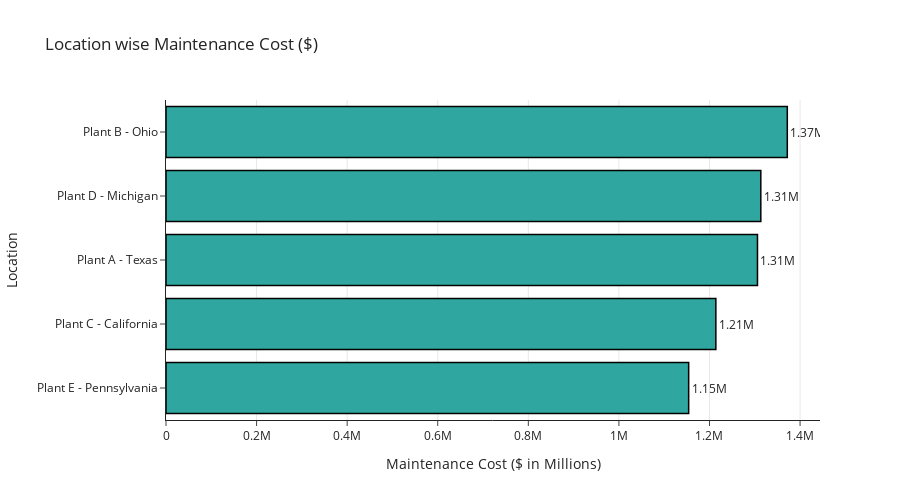

Notebook code cell kept with this figure:
### Markdown cell above
Insight (2023):
Maintenance expenditure peaks in August and September, making them the highest-cost months of the year. In contrast, June reflects the lowest maintenance spending. Notably, there is a sharp cost escalation immediately after June, indicating the possible influence of external or seasonal factors affecting equipment performance and sensor reliability.

Business Implication:
1. Conduct a root cause assessment to identify environmental, operational, or seasonal drivers behind the post-June cost surge.
2. Increase preventive maintenance readiness ahead of the August–September period to reduce unexpected breakdowns.
3. Allocate additional maintenance budget for Q3 to proactively manage anticipated cost spikes.

Taking a preventive and seasonal planning approach will help stabilize expenses and reduce operational disruptions during peak-risk months.

### Code cell
# Locaton wise maintainence cost:
location_cost = (
    df.groupby('Location')['Maintenance_Cost_USD']
    .sum()
    .sort_values()
    .reset_index()
)

# bar chart:
fig = go.Figure()

fig.add_trace(go.Bar(
    x=location_cost['Maintenance_Cost_USD'],
    y=location_cost['Location'],
    orientation='h',
    marker=dict(
        color='#2FA7A0',     
        line=dict(
            color='black',   
            width=1.5       
        )
    ),
    text=[f"{val/1_000_000:.2f}M" for val in location_cost['Maintenance_Cost_USD']],
    textposition='outside'
))

fig.update_layout(
    title='Location wise Maintenance Cost ($)',
    xaxis_title='Maintenance Cost ($ in Millions)',
    yaxis_title='Location',
    template='simple_white',
    height=500,
    width=900)

fig.update_xaxes(showgrid=True)
fig.update_yaxes(showgrid=False)

fig.show()

### Figure 1 — Plotly figure (JSON) as saved in the notebook; plotly's stock layout.template omitted (floating-point values rounded to 4 significant figures)
{"data": [{"marker": {"color": "#2FA7A0", "line": {"color": "black", "width": 1.5}}, "orientation": "h", "text": ["1.15M", "1.21M", "1.31M", "1.31M", "1.37M"], "textposition": "outside", "type": "bar", "x": [1154000.0, 1214000.0, 1306000.0, 1313000.0, 1372000.0], "y": ["Plant E - Pennsylvania", "Plant C - California", "Plant A - Texas", "Plant D - Michigan", "Plant B - Ohio"]}], "layout": {"height": 500, "title": {"text": "Location wise Maintenance Cost ($)"}, "width": 900, "xaxis": {"showgrid": true, "title": {"text": "Maintenance Cost ($ in Millions)"}}, "yaxis": {"showgrid": false, "title": {"text": "Location"}}}}
